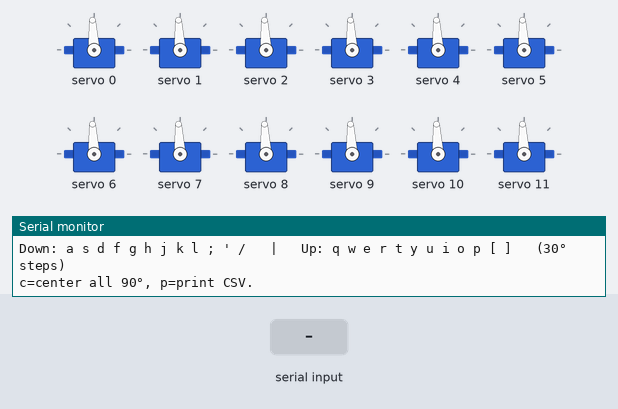
A sketch run on a simulated Arduino Uno, built with avr-gcc and run on an emulated ATmega328P. On the bench: 12 × servo, the last lines printed to the serial monitor. Inputs (shaded band) come from the test bench.

Above: at 1.2 s.
1.3 s: "p" received over Serial
At 1.9 s:
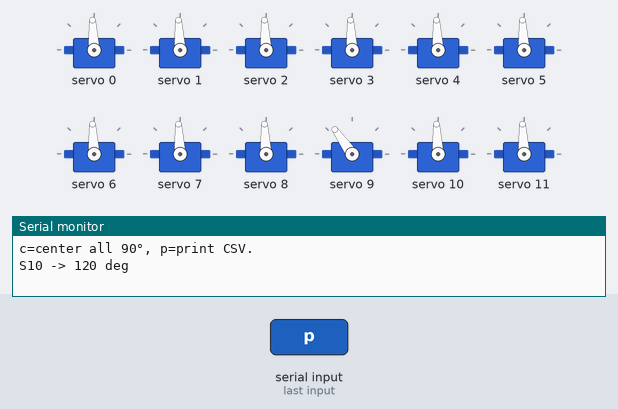
2.8 s: "p" received over Serial
At 4.0 s:
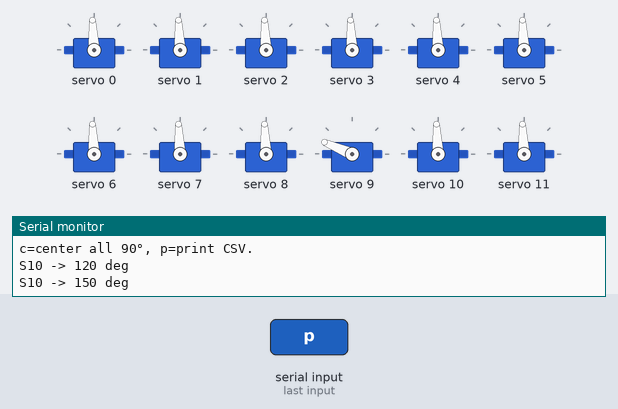
4.3 s: "c" received over Serial
At 5.7 s:
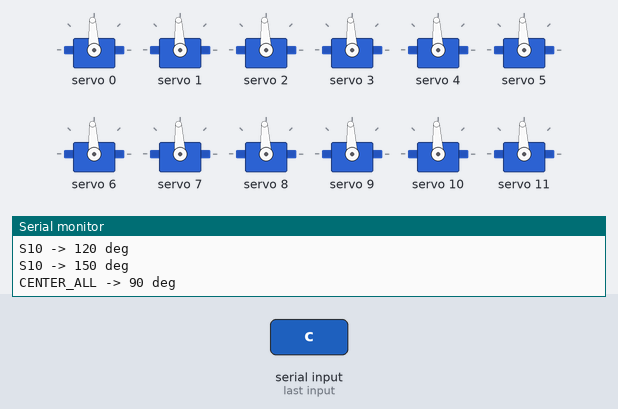
Timing chart, 0 to 7.3 s (numbered marks = the images above; inputs shaded):
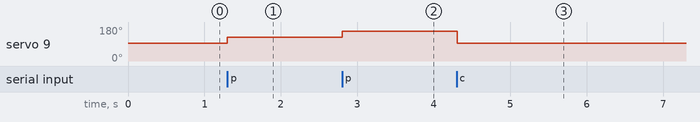

Measured:
- after the input at 1.3 s, servo 9: 93° → 125° at once
- after the input at 2.8 s, servo 9: 125° → 157° at once
- after the input at 4.3 s, servo 9: 157° → 93° at once

The sketch:

PCA9685_12_servo_test_controlled.ino
```cpp
// Uno R3 + PCA9685: 12 keypairs control 12 servos in 30° steps
// Down: a s d f g h j k l ; ' /   -> servos 1..12  (-30°)
// Up:   q w e r t y u i o p [ ]   -> servos 1..12  (+30°)

#include <Wire.h>
#include <Adafruit_PWMServoDriver.h>
Adafruit_PWMServoDriver pwm(0x40);

// Tune if needed
const uint16_t MIN_PULSE_US = 500;    // 0°
const uint16_t MAX_PULSE_US = 2500;   // 180°
const float    SERVO_FREQ   = 50.0;

const uint8_t SERVO_CH[12] = {0,1,2,3,4,5,6,7,8,9,10,11};

const char DOWN_KEYS[12] = {'a','s','d','f','g','h','j','k','l',';','\'','/'};
const char  UP_KEYS[12]  = {'q','w','e','r','t','y','u','i','o','p','[',']'};

float angleDeg[12];
const float STEP = 30.0;  // 30° per keypress

uint16_t usToTicks(uint16_t us){
  float t = us * SERVO_FREQ * 4096.0f / 1000000.0f;
  if (t < 0) t = 0; if (t > 4095) t = 4095;
  return (uint16_t)(t + 0.5f);
}
uint16_t angleToUs(float deg){
  if (deg < 0) deg = 0; if (deg > 180) deg = 180;
  return (uint16_t)(MIN_PULSE_US + (MAX_PULSE_US - MIN_PULSE_US) * (deg/180.0f));
}
void apply(uint8_t i){
  pwm.setPWM(SERVO_CH[i], 0, usToTicks(angleToUs(angleDeg[i])));
}
void changeAngle(uint8_t i, float delta){
  angleDeg[i] += delta;
  if (angleDeg[i] < 0) angleDeg[i] = 0;
  if (angleDeg[i] > 180) angleDeg[i] = 180;
  apply(i);
  Serial.print("S"); Serial.print(i+1);
  Serial.print(" -> "); Serial.print(angleDeg[i],0);
  Serial.println(" deg");
}
int16_t findIndexIn(const char* arr, char key){
  for (uint8_t i=0;i<12;i++) if (arr[i]==key) return i;
  return -1;
}

void setup(){
  Serial.begin(115200);
  Wire.begin();
  pwm.begin();
  pwm.setPWMFreq(SERVO_FREQ);
  delay(10);

  for (uint8_t i=0;i<12;i++){ angleDeg[i]=90; apply(i); }

  Serial.println("Down: a s d f g h j k l ; ' /   |   Up: q w e r t y u i o p [ ]   (30° steps)");
  Serial.println("c=center all 90°, p=print CSV.");
}

void loop(){
  while (Serial.available()){
    char c = Serial.read();
    if (c >= 'A' && c <= 'Z') c = c - 'A' + 'a';

    int16_t idx = findIndexIn(DOWN_KEYS, c);
    if (idx >= 0){ changeAngle((uint8_t)idx, -STEP); continue; }

    idx = findIndexIn(UP_KEYS, c);
    if (idx >= 0){ changeAngle((uint8_t)idx, +STEP); continue; }

    if (c=='c'){
      for (uint8_t i=0;i<12;i++){ angleDeg[i]=90; apply(i); }
      Serial.println("CENTER_ALL -> 90 deg");
    } else if (c=='p'){
      Serial.print("POSE,");
      for (uint8_t i=0;i<12;i++){ Serial.print(angleDeg[i],0); if(i<11) Serial.print(','); }
      Serial.println();
    }
  }
}
```
